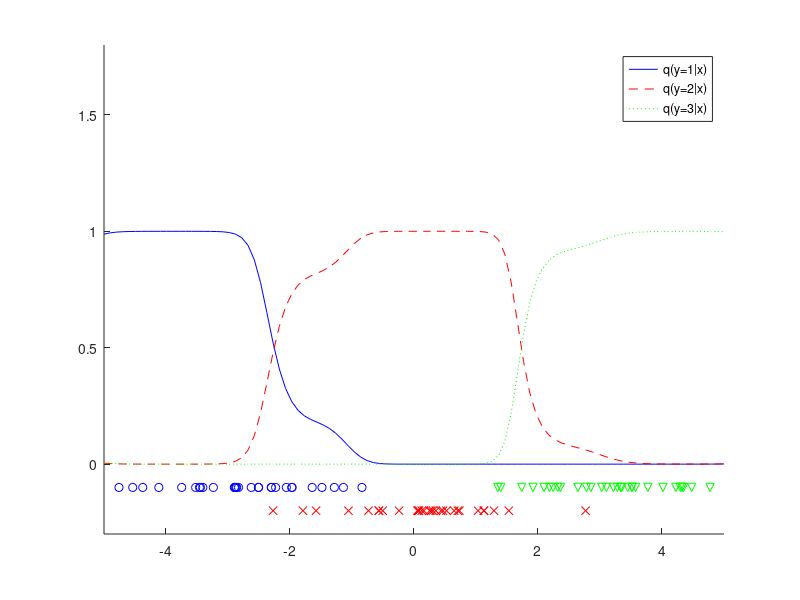

The MATLAB source for this figure:
n=90; c=3; y=ones(n/c,1)*[1:c]; y=y(:); 
x=randn(n/c,c)+repmat(linspace(-3,3,c),n/c,1); x=x(:);

hh=2*1^2; t=randn(n,c);
for o=1:n*1000
  i=ceil(rand*n); yi=y(i); ki=exp(-(x-x(i)).^2/hh); 
  ci=exp(ki'*t); t0=t-0.1*(ki*ci)/(1+sum(ci));
  t0(:,yi)=t0(:,yi)+0.1*ki;
  if norm(t-t0)<0.000001, break, end
  t=t0;
end

N=100; X=linspace(-5,5,N)';
K=exp(-(repmat(X.^2,1,n)+repmat(x.^2',N,1)-2*X*x')/hh);
figure(1); clf; hold on; axis([-5 5 -0.3 1.8]);
C=exp(K*t); C=C./repmat(sum(C,2),1,c);
plot(X,C(:,1),'b-'); plot(X,C(:,2),'r--');
plot(X,C(:,3),'g:');
plot(x(y==1),-0.1*ones(n/c,1),'bo');
plot(x(y==2),-0.2*ones(n/c,1),'rx');
plot(x(y==3),-0.1*ones(n/c,1),'gv');
legend('q(y=1|x)','q(y=2|x)','q(y=3|x)')
